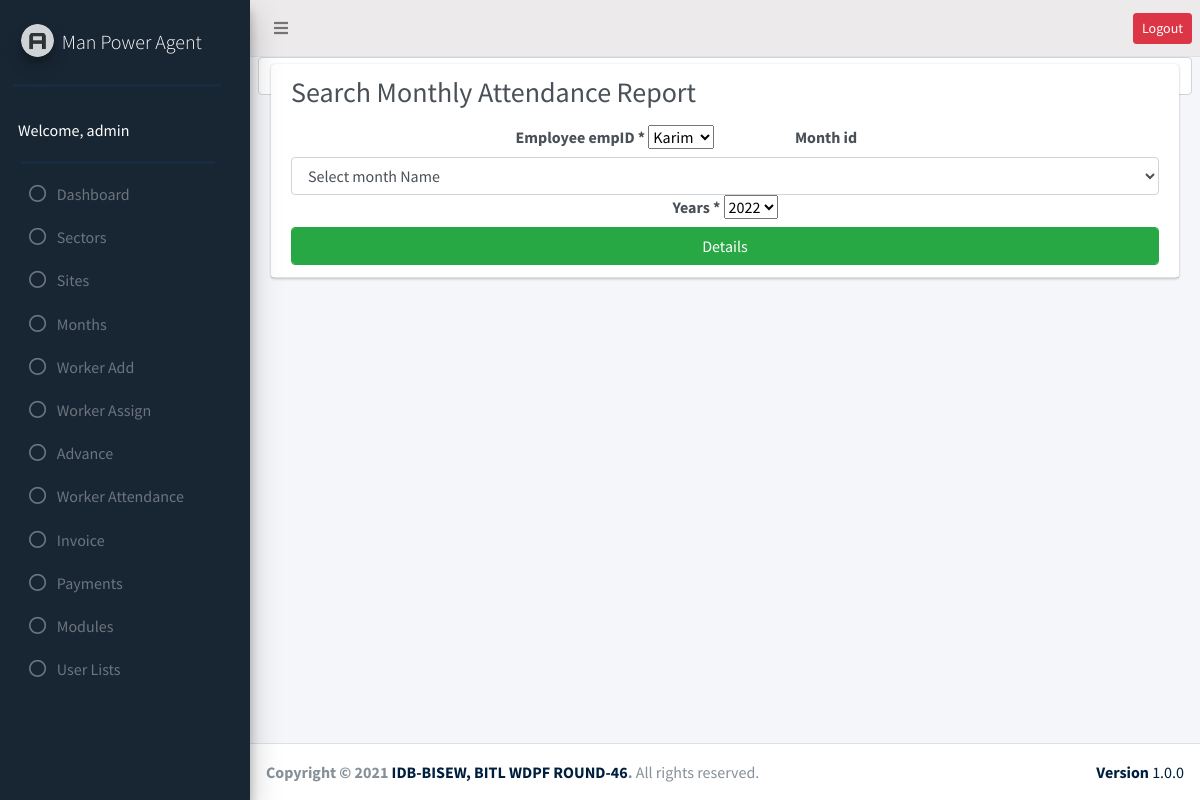
The page /worker_attendance/Mon_atten_menu.php (signed in) on the database its author committed.
### tables this page shows
CREATE TABLE `user_role` (
  `id` int(11) NOT NULL,
  `adminID` int(11) NOT NULL,
  `sites_edit` int(50) DEFAULT NULL,
  `sites_delete` int(50) DEFAULT NULL,
  `sectors_edit` int(50) DEFAULT NULL,
  `sectors_delete` int(50) DEFAULT NULL,
  `add_worker_edit` int(50) DEFAULT NULL,
  `add_worker_delete` int(50) DEFAULT NULL,
  `worker_assign_edit` int(50) DEFAULT NULL,
  `worker_assign_delete` int(50) DEFAULT NULL,
  `advance_edit` int(50) DEFAULT NULL,
  `advance_delete` int(50) DEFAULT NULL,
  `payments_edit` int(50) DEFAULT NULL,
  `payments_delete` int(50) DEFAULT NULL,
  `month_edit` int(50) DEFAULT NULL,
  `month_delete` int(50) DEFAULT NULL,
  `modules_edit` int(50) DEFAULT NULL,
  `modules_delete` int(50) DEFAULT NULL,
  `user_lists_edit` int(50) DEFAULT NULL,
  `user_lists_delete` int(50) DEFAULT NULL,
  `worker_attendance_edit` int(11) NOT NULL,
  `worker_attendance_delete` int(11) NOT NULL,
  `invoice_edit` int(11) NOT NULL,
  `invoice_delete` int(11) NOT NULL
);

### worker_attendance/Mon_atten_menu.php (the view, shortened to what this page needs)
<?php
require_once("../header.php");
require_once("../sidebar.php");
require_once("../db_config.php");
$attend_report=$conn->query("SELECT * FROM `worker`");
?>
<section class="content">
      <div class="container-fluid form-control ">
        <div class="row">
          <div class="col-md-12">
            <div class="card">
              <div class="card-header">
           <h3>Search Monthly Attendance Report</h3>
              <form action="Mon_atten_report.php" method="post" class=" text-center">
                <label>Employee empID *</label>
                <select name='emp_id'>
                  <?php
                while($d_employee=$attend_report->fetch_assoc()){
                   ?>
                <option value="<?php echo $d_employee['id'] ?>"><?php echo $d_employee['name'] ?></option><br>
              <?php } ?>
              </select>
               <label class="col-sm-3 col-form-label">Month id</label>
              <select name="monthID"  class="form-control">
                        <option value="">Select month Name</option>
                      </select>
              <label>Years *</label>
                <select name='years'>
                  <?php
                    for ($i=date('Y'); $i >1970 ; $i--) {
                  ?>
                <option value="<?php echo $i?>"> <?php echo $i?></option><br>
                <?php } ?>
              </select><br>
              <input type="submit" value="Details" class="btn btn-success btn-block form-control">
              </form>
          </div>
        </div>
      </div>
    </div>
  </div>
</section>
<?php require("../footer.php"); ?>

### sidebar.php (shortened to what this page needs)
 <?php
    $serverName = 'http://'.$_SERVER['SERVER_NAME'].'/man_power_agent';
    require_once("db_config.php");
?>
 <aside class="main-sidebar bg-success pt-14  elevation-4">
   <a href="" class="brand-link">
     <img src="<?= $serverName; ?>/assets/images/AdminLTELogo.png"
       alt="AdminLTE Logo" class="brand-image img-circle elevation-3" style="opacity: .8">
     <span class="brand-text font-weight-light">Man Power Agent</span>
   </a>
   <div class="bb-2"></div>
   <div class="sidebar">
     <div class="user-panel mt-3  d-flex">
       <div class="info text-white">
         Welcome, <?= $_SESSION['name']; ?>
       </div>
     </div>
     <div class="bb-2"></div>
     <nav class="mt-2">
       <ul class="nav nav-pills nav-sidebar flex-column" data-widget="treeview" role="menu" data-accordion="false">
       <li class="nav-item">
           <a href="http://localhost/man_power_agent/dashboard.php" class="nav-link">
             <i class="far fa-circle nav-icon"></i>
             <p>Dashboard</p>
           </a>
         </li>
         <?php
         $result = $conn->query("SELECT * FROM `admin`");
           while ($row = $result->fetch_assoc()) {
               if ($_SESSION['name'] == $row['name']) {
                   $id = $_SESSION['id'];
                   if ($row['status'] =='active') {
                       $userRoleTable= $conn->query("SELECT * FROM `user_role` JOIN admin ON admin.id= user_role.adminID WHERE `adminID`= $id");
                       while ($roleRow = $userRoleTable->fetch_assoc()) {
                           ?>
        <?php
           if ($roleRow['sectors_edit'] == '1'  || $roleRow['sectors_delete'] == '1') {
               ?>
         <li class="nav-item">
           <a href="http://localhost/man_power_agent/sectors/sectors.php" class="nav-link">
             <i class="far fa-circle nav-icon"></i>
             <p>Sectors</p>
           </a>
         </li>
         <?php
           }
           if ($roleRow['sites_edit'] == '1'  || $roleRow['sites_delete'] == '1') {
               ?>
         <li class="nav-item">
           <a href="http://localhost/man_power_agent/sites/sites.php" class="nav-link">
             <i class="far fa-circle nav-icon"></i>
             <p>Sites</p>
           </a>
         </li>
         <?php
           }
           if ($roleRow['month_edit'] == '1'  || $roleRow['month_delete'] == '1') { ?>
         <li class="nav-item">
           <a href="http://localhost/man_power_agent/month/month.php" class="nav-link">
             <i class="far fa-circle nav-icon"></i>
             <p>Months</p>
           </a>
         </li>
         <?php } ?>
        <?php  if ($roleRow['add_worker_edit'] == '1'  || $roleRow['add_worker_delete'] == '1') { ?>
         <li class="nav-item">
           <a href="http://localhost/man_power_agent/add_worker/add_worker.php" class="nav-link">
             <i class="far fa-circle nav-icon"></i>
             <p>Worker Add</p>
           </a>
         </li>
         <?php } ?>
         <?php  if ($roleRow['worker_assign_edit'] == '1'  || $roleRow['worker_assign_delete'] == '1') { ?>
         <li class="nav-item">
           <a href="http://localhost/man_power_agent/worker_assign/worker_assign.php" class="nav-link">
             <i class="far fa-circle nav-icon"></i>
             <p>Worker Assign</p>
           </a>
         </li>
         <?php  } ?>
         <?php  if ($roleRow['advance_edit'] == '1'  || $roleRow['advance_delete'] == '1') { ?>
         <li class="nav-item">
           <a href="http://localhost/man_power_agent/advance/advance.php" class="nav-link">
             <i class="far fa-circle nav-icon"></i>
             <p>Advance</p>
           </a>
         </li>
         <?php } ?>
         <?php  if ($roleRow['worker_attendance_edit'] == '1'  || $roleRow['worker_attendance_delete'] == '1') { ?>
         <li class="nav-item">
           <a href="http://localhost/man_power_agent/worker_attendance/worker_attendance.php" class="nav-link">
             <i class="far fa-circle nav-icon"></i>
             <p>Worker Attendance</p>
           </a>
         </li>
         <?php } ?>
         <?php  if ($roleRow['invoice_edit'] == '1'  || $roleRow['invoice_delete'] == '1') { ?>
         <li class="nav-item">
           <a href="http://localhost/man_power_agent/invoice/invoice.php" class="nav-link">
             <i class="far fa-circle nav-icon"></i>
             <p>Invoice</p>
           </a>
         </li>
         <?php } ?>
         <?php  if ($roleRow['payments_edit'] == '1'  || $roleRow['payments_delete'] == '1') { ?>
          <li class="nav-item">
           <a href="http://localhost/man_power_agent/payments/payments.php" class="nav-link">
             <i class="far fa-circle nav-icon"></i>
             <p>Payments</p>
           </a>
         </li>
         <?php } ?>
         <?php  if ($roleRow['modules_edit'] == '1'  || $roleRow['modules_delete'] == '1') { ?>
         <li class="nav-item">
           <a href="http://localhost/man_power_agent/modules/modules.php" class="nav-link">
             <i class="far fa-circle nav-icon"></i>
             <p>Modules</p>
           </a>
         </li>
         <?php } ?>
         <?php  if ($roleRow['user_lists_edit'] == '1'  || $roleRow['user_lists_delete'] == '1') { ?>
          <li class="nav-item">
           <a href="http://localhost/man_power_agent/user_lists/user_lists.php" class="nav-link">
             <i class="far fa-circle nav-icon"></i>
             <p>User Lists</p>
           </a>
         </li>
         <?php  } ?>
         <?php
                       }
                   }
                   else {
                       header("location: inactive_user.php");
                   }
               }
           }
         ?>
       </ul>
     </nav>
   </div>
 </aside>

### rows shown on the page
user_role: sectors_edit 1 (drawn), sites_edit 0 (drawn), month_edit 1 (drawn), add_worker_edit 1 (drawn), worker_assign_edit 1 (drawn), advance_edit 1 (drawn), worker_attendance_edit 1 (drawn), invoice_edit 1 (drawn), payments_edit 1 (drawn), modules_edit 1 (drawn), user_lists_edit 1 (drawn)

### other values the page prints
$_SESSION['name'] "admin"
form field emp_id "Karim"
form field years "2022"
